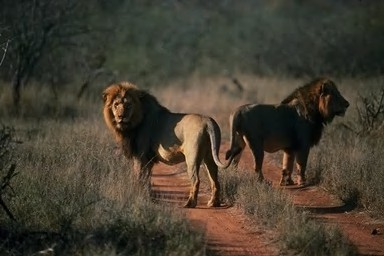
#> input picture data/CASIA2.0_revised/Au/Au_ani_00027.jpg, 384 x 256 px; its folder holds only this picture in this run
$ python train_classifier.py
#> lines starting #> are read from the running program, lines starting #| are printed output that depends on the picture
### scripts/preprocess.py
import os
import cv2


def convert_to_ycbcr(image_path):
    image = cv2.imread(image_path)
    if image is None:
        print(f"Could not read image: {image_path}")
        return None
    ycbcr_image = cv2.cvtColor(image, cv2.COLOR_BGR2YCrCb)
    return ycbcr_image[:, :, 1]  # Csak a Cb (krominancia) komponens kivétele


def preprocess_images(image_dir):
    images = []
    labels = []

    print(f"Checking directory: {image_dir}")
    au_tp_directories_exist = any(subdir in os.listdir(image_dir) for subdir in ['Au', 'Tp'])

    if au_tp_directories_exist:
        for subdir in ['Au', 'Tp']:
            full_dir = os.path.join(image_dir, subdir)
            print(f"Checking subdirectory: {full_dir}")
            if not os.path.exists(full_dir):
                print(f"Directory not found: {full_dir}")
                continue
            for filename in os.listdir(full_dir):
                if filename.endswith('.jpg') or filename.endswith('.png') or filename.endswith('.tif'):
                    file_path = os.path.join(full_dir, filename)
                    print(f"Processing Revised file: {file_path}")
                    ycbcr_image = convert_to_ycbcr(file_path)
                    if ycbcr_image is not None:
                        images.append(ycbcr_image)
                        labels.append(0 if subdir == 'Au' else 1)  # Au képek eredetiek, Tp képek hamisítottak
    else:
        for filename in os.listdir(image_dir):
            file_path = os.path.join(image_dir, filename)
            if filename.endswith('.jpg') or filename.endswith('.png') or filename.endswith('.tif'):
                print(f"Processing file: {file_path}")
                ycbcr_image = convert_to_ycbcr(file_path)
                if ycbcr_image is not None:
                    images.append(ycbcr_image)
                    if 'Au' in filename:
                        labels.append(0)  # Au képek eredetiek
                    elif 'Tp' in filename:
                        labels.append(1)  # Tp képek hamisítottak
                    else:
                        print(f"Could not determine label for file: {file_path}")

    if not images or not labels:
        print(f"No images or labels found in the directory: {image_dir}")
    else:
        print(f"Number of images: {len(images)}, Number of labels: {len(labels)}")

    return images, labels


# [4 lines that do not run on import are left out]

### scripts/feature_extraction.py
import os
import cv2
import numpy as np
from preprocess import preprocess_images


def calculate_lbp(image):
    image = image.astype(np.float32)
    lbp_image = np.zeros_like(image, dtype=np.float32)
    for row in range(1, image.shape[0] - 1):
        for col in range(1, image.shape[1] - 1):
            center = image[row, col]
            binary_pattern = [
                int(image[row - 1, col - 1] >= center),
                int(image[row - 1, col] >= center),
                int(image[row - 1, col + 1] >= center),
                int(image[row, col + 1] >= center),
                int(image[row + 1, col + 1] >= center),
                int(image[row + 1, col] >= center),
                int(image[row + 1, col - 1] >= center),
                int(image[row, col - 1] >= center)
            ]
            lbp_image[row, col] = sum([val * (1 << i) for i, val in enumerate(binary_pattern)])
    return lbp_image


def calculate_ltp(image):
    image = image.astype(np.float32)
    ltp_image = np.zeros_like(image, dtype=np.float32)
    threshold = 5
    for row in range(1, image.shape[0] - 1):
        for col in range(1, image.shape[1] - 1):
            center = image[row, col]
            binary_pattern = []
            for r in [-1, 0, 1]:
                for c in [-1, 0, 1]:
                    if r == 0 and c == 0:
                        continue
                    neighbor = image[row + r, col + c]
                    if neighbor > center + threshold:
                        binary_pattern.append(1)
                    elif neighbor < center - threshold:
                        binary_pattern.append(-1)
                    else:
                        binary_pattern.append(0)
            ltp_image[row, col] = sum([val * (3 ** i) for i, val in enumerate(binary_pattern)])
    return ltp_image


def calculate_eltp(image):
    image = np.real(image).astype(np.float32)
    eltp_image = np.zeros_like(image, dtype=np.float32)
    for row in range(1, image.shape[0] - 1):
        for col in range(1, image.shape[1] - 1):
            center = image[row, col]
            binary_pattern = [
                int(image[row - 1, col - 1] >= center),
                int(image[row - 1, col] >= center),
                int(image[row - 1, col + 1] >= center),
                int(image[row, col + 1] >= center),
                int(image[row + 1, col + 1] >= center),
                int(image[row + 1, col] >= center),
                int(image[row + 1, col - 1] >= center),
                int(image[row, col - 1] >= center)
            ]
            eltp_image[row, col] = sum([val * (1 << i) for i, val in enumerate(binary_pattern)])
    return eltp_image


def apply_dct(image):
    return cv2.dct(np.float32(image))


def extract_features_lbp_ltp(images, start_idx=0, end_idx=None):
    if end_idx is None:
        end_idx = len(images)
    features = []
    for idx in range(start_idx, end_idx):
        print(f"Processing image {idx + 1}/{end_idx} for LBP-LTP")
        lbp_image = calculate_lbp(images[idx])
        ltp_image = calculate_ltp(images[idx])
        dct_lbp = apply_dct(lbp_image)
        dct_ltp = apply_dct(ltp_image)
        mean_val_lbp = np.mean(dct_lbp)
        mean_val_ltp = np.mean(dct_ltp)
        combined_features = np.array([mean_val_lbp, mean_val_ltp])
        features.append(combined_features)
    print(f"Extracted features from {start_idx} to {end_idx}: {len(features)}")
    return np.array(features)


def extract_features_fft_eltp(images):
    features = []
    for idx, image in enumerate(images):
        print(f"Processing image {idx + 1}/{len(images)} for FFT-ELTP")
        fft_image = np.fft.fft2(image)
        eltp_image = calculate_eltp(fft_image)
        dct_eltp = apply_dct(eltp_image)
        mean_val_eltp = np.mean(dct_eltp)
        features.append(mean_val_eltp)
    print(f"Extracted features: {len(features)}")
    return np.array(features)


def save_features(features, labels, output_file):
    np.savez(output_file, features=features, labels=labels)
    print(f"Features saved to {output_file}")


def load_features(file_path):
    data = np.load(file_path)
    return data['features'], data['labels']


# [46 lines that do not run on import are left out]

### scripts/train_classifier.py
import os
import pickle
import matplotlib.pyplot as plt
import numpy as np
from sklearn import svm
from sklearn.model_selection import train_test_split, GridSearchCV
from sklearn.metrics import accuracy_score, recall_score
from feature_extraction import load_features, extract_features_lbp_ltp, extract_features_fft_eltp, save_features
from preprocess import preprocess_images


def train_and_evaluate(features, labels):
    if features.ndim == 1:
        features = features.reshape(-1, 1)
    X_train, X_test, y_train, y_test = train_test_split(features, labels, test_size=0.2, stratify=labels)
    param_grid = {
        'C': [0.1, 1, 10, 100],
        'gamma': [0.5, 0.3, 0.1],
        'kernel': ['rbf']
    }
    grid = GridSearchCV(svm.SVC(), param_grid, cv=10, refit=True, verbose=2)
    grid.fit(X_train, y_train)
    print(f"Best parameters: {grid.best_params_}")
    print(f"Best estimator: {grid.best_estimator_}")

    classifier = grid.best_estimator_
    y_pred = classifier.predict(X_test)
    accuracy = accuracy_score(y_test, y_pred)
    recall = recall_score(y_test, y_pred, zero_division=1)
    return classifier, accuracy, recall


def save_classifier(classifier, output_file):
    with open(output_file, 'wb') as f:
        pickle.dump(classifier, f)
    print(f"Classifier saved to {output_file}")


def save_metrics(accuracy, recall, output_file):
    with open(output_file, 'w') as f:
        f.write(f'Accuracy: {accuracy * 100:.2f}%\n')
        f.write(f'Recall: {recall * 100:.2f}%\n')
    print(f"Metrics saved to {output_file}")


def load_classifier(file_path):
    with open(file_path, 'rb') as f:
        classifier = pickle.load(f)
    print(f"Loaded classifier type: {type(classifier)}")
    return classifier


def plot_metrics(accuracy, recall, output_file):
    plt.figure()
    metrics = ['Accuracy', 'Recall']
    values = [accuracy * 100, recall * 100]
    plt.bar(metrics, values, color=['green', 'purple'])
    plt.xlabel('Metrics')
    plt.ylabel('Scores (%)')
    plt.title('Classifier Performance Metrics')
    plt.ylim(0, 100)
    plt.savefig(output_file)
    plt.close()
    print(f"Plot saved to {output_file}")


def plot_data_distribution(labels, title):
    unique, counts = np.unique(labels, return_counts=True)
    print(f"Unique labels: {unique}, Counts: {counts}")
    plt.figure()
    plt.bar(unique, counts, color=['green', 'purple'])
    plt.xlabel('Classes')
    plt.ylabel('Number of Samples')
    plt.title(title)
    plt.xticks(unique, ['Authentic', 'Tampered'][:len(unique)])
    plt.show()


if __name__ == "__main__":
    result_dir = 'results'
    os.makedirs(result_dir, exist_ok=True)
    features_file_lbp_ltp = os.path.join(result_dir, 'lbp_ltp_features_labels.npz')
    features_file_fft_eltp = os.path.join(result_dir, 'fft_eltp_features_labels.npz')
    classifier_file_lbp_ltp = os.path.join(result_dir, 'classifier_lbp_ltp.pkl')
    classifier_file_fft_eltp = os.path.join(result_dir, 'classifier_fft_eltp.pkl')
    metrics_file = os.path.join(result_dir, 'evaluation_metrics.txt')
    plot_file = os.path.join(result_dir, 'metrics_plot.png')

    revised_dir = os.path.abspath('../data/CASIA2.0_revised')

    # LBP és LTP jellemzők kezelése
    if os.path.exists(features_file_lbp_ltp):
        print(f"Loading LBP and LTP features from {features_file_lbp_ltp}")
        features_lbp_ltp, labels = load_features(features_file_lbp_ltp)
    else:
        images, labels = preprocess_images(revised_dir)
#> in convert_to_ycbcr, image is the input picture: shape (256, 384, 3); mean B, G, R 48.9, 62.2, 69.2
#> in convert_to_ycbcr, `ycbcr_image = cv2.cvtColor(image, cv2.COLOR_BGR2YCrCb)`: ycbcr_image: shape (256, 384, 3); mean of channels 0, 1, 2 62.8, 132.6, 120.2
#> in convert_to_ycbcr, `return ycbcr_image[:, :, 1]`:
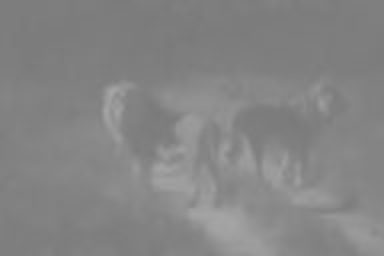
#> returned value: shape (256, 384); min 122, max 165, mean 132.6
#> pass 2 of the loop in preprocess_images, `for subdir in ['Au', 'Tp']:`:
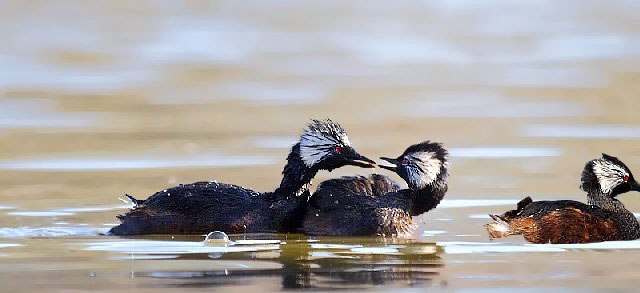
#> input picture data/CASIA2.0_revised/Tp/Tp_D_CNN_S_N_ani10198_ani10197_12407.jpg, 640 x 293 px
#> in convert_to_ycbcr, image is the input picture: shape (293, 640, 3); mean B, G, R 163.4, 165.5, 169.7
#> ycbcr_image: shape (293, 640, 3); mean of channels 0, 1, 2 166.5, 130.3, 126.2
#> in convert_to_ycbcr (call 2), `return ycbcr_image[:, :, 1]`:
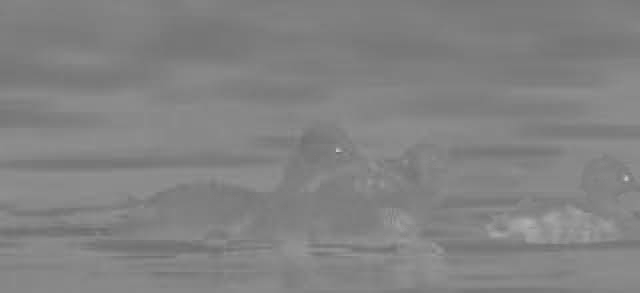
#> returned value: shape (293, 640); min 108, max 201, mean 130.3
#| Number of images: 2, Number of labels: 2
#> images = 2 items; labels = [0, 1]
        features_lbp_ltp = extract_features_lbp_ltp(images)
#> in extract_features_lbp_ltp, `end_idx = len(images)`: end_idx = 2
#> the loop in extract_features_lbp_ltp, `for idx in range(start_idx, end_idx):` made 2 passes
#> (mean_val_lbp, mean_val_ltp) on passes 1 to 2: (-0.0141, -0.000385), (0.014, 0.00276)
#| Processing image 1/2 for LBP-LTP
#| Processing image 2/2 for LBP-LTP
#> pass 1, in extract_features_lbp_ltp, `lbp_image = calculate_lbp(images[idx])`:
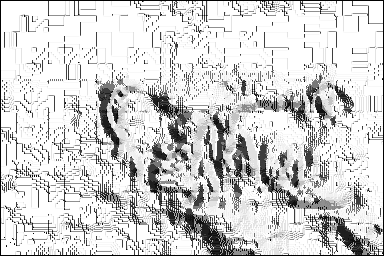
#> lbp_image: shape (256, 384) float32; min 0, max 255, mean 209.9
#> pass 1, in extract_features_lbp_ltp, `dct_lbp = apply_dct(lbp_image)`:
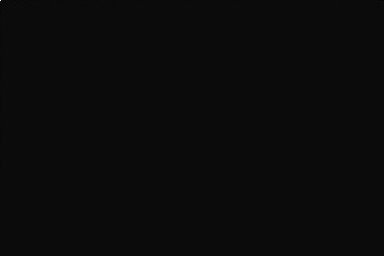
#> dct_lbp: shape (256, 384) float32; min -3097.6, max 65824.3, mean 0; drawn with min black and max white
#> after the loop in extract_features_lbp_ltp, `for idx in range(start_idx, end_idx):`:
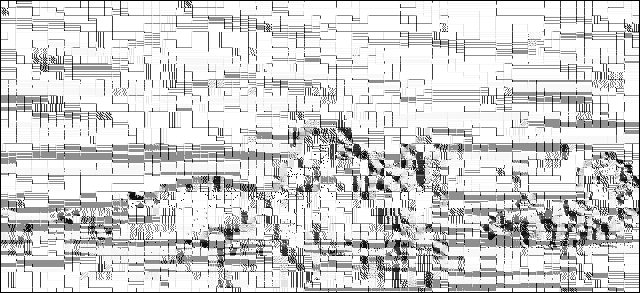
#> lbp_image: shape (293, 640) float32; min 0, max 255, mean 210.8
#> after the loop in extract_features_lbp_ltp, `for idx in range(start_idx, end_idx):`:
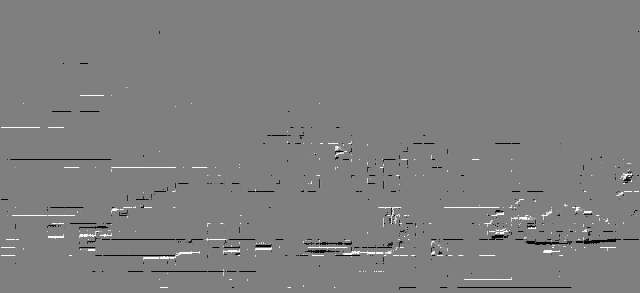
#> ltp_image: shape (293, 640) float32; min -3277, max 3280, mean -7.5; drawn with min black and max white
#> after the loop in extract_features_lbp_ltp, `for idx in range(start_idx, end_idx):`: features = [[-0.0141, -0.000385], [0.014, 0.00276]]
#| Extracted features from 0 to 2: 2
#> features_lbp_ltp = [[-0.0141, -0.000385], [0.014, 0.00276]]
        save_features(features_lbp_ltp, labels, features_file_lbp_ltp)

    # FFT és ELTP jellemzők kezelése
    if os.path.exists(features_file_fft_eltp):
        print(f"Loading FFT-ELTP features from {features_file_fft_eltp}")
        features_fft_eltp, labels = load_features(features_file_fft_eltp)
    else:
        images, labels = preprocess_images(revised_dir)
#> pass 2 of the loop in preprocess_images, `for subdir in ['Au', 'Tp']:`:
#| Number of images: 2, Number of labels: 2
        features_fft_eltp = extract_features_fft_eltp(images)
#> the loop in extract_features_fft_eltp, `for idx, image in enumerate(images):` made 2 passes
#> mean_val_eltp on passes 1 to 2: -0.0875, 0.0193
#| Processing image 1/2 for FFT-ELTP
#| Processing image 2/2 for FFT-ELTP
#> pass 1, in extract_features_fft_eltp, `eltp_image = calculate_eltp(fft_image)`:
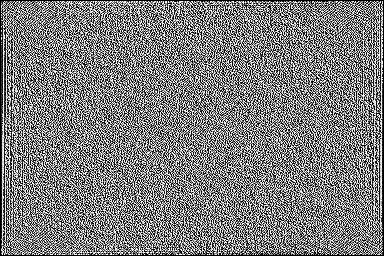
#> eltp_image: shape (256, 384) float32; min 0, max 255, mean 125.7
#> after the loop in extract_features_fft_eltp, `for idx, image in enumerate(images):`:
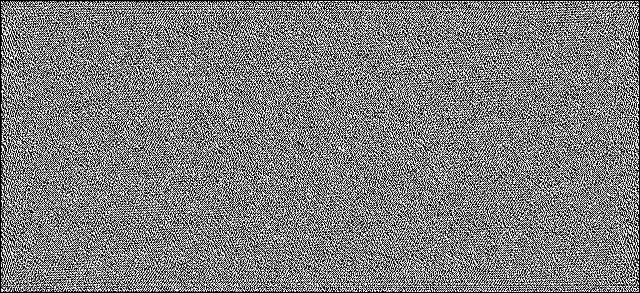
#> eltp_image: shape (293, 640) float32; min 0, max 255, mean 126.2
#> after the loop in extract_features_fft_eltp, `for idx, image in enumerate(images):`: features = [-0.0875, 0.0193]
#| Extracted features: 2
#> features_fft_eltp = [-0.0875, 0.0193]
        save_features(features_fft_eltp, labels, features_file_fft_eltp)

    # LBP-LTP osztályozó betanítása, értékelése
    if os.path.exists(classifier_file_lbp_ltp):
        print(f"Loading classifier from {classifier_file_lbp_ltp}")
        classifier_lbp_ltp = load_classifier(classifier_file_lbp_ltp)
    else:
#> (the run stopped early here; a loop or call above may not have finished)
